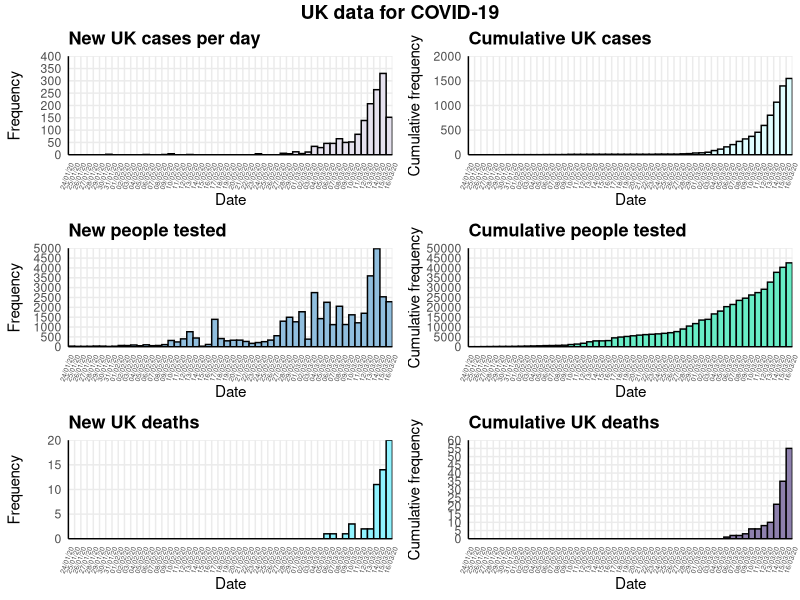
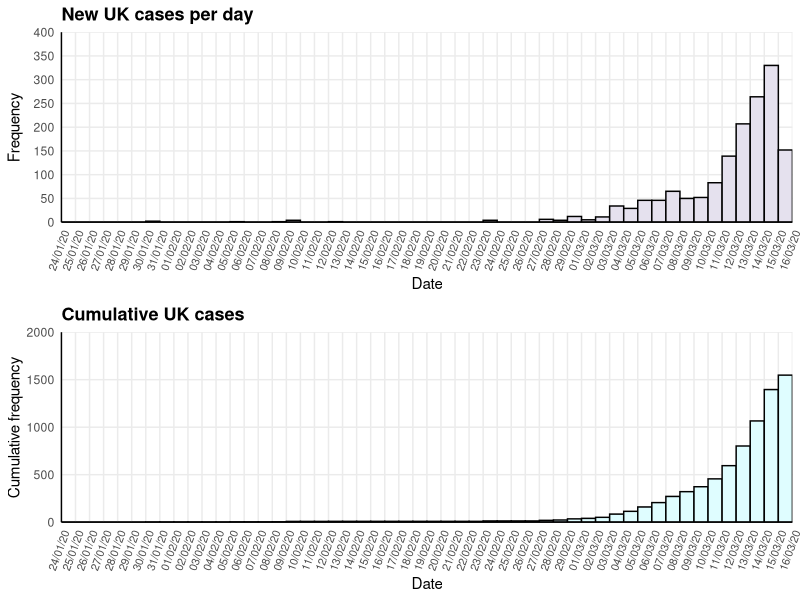
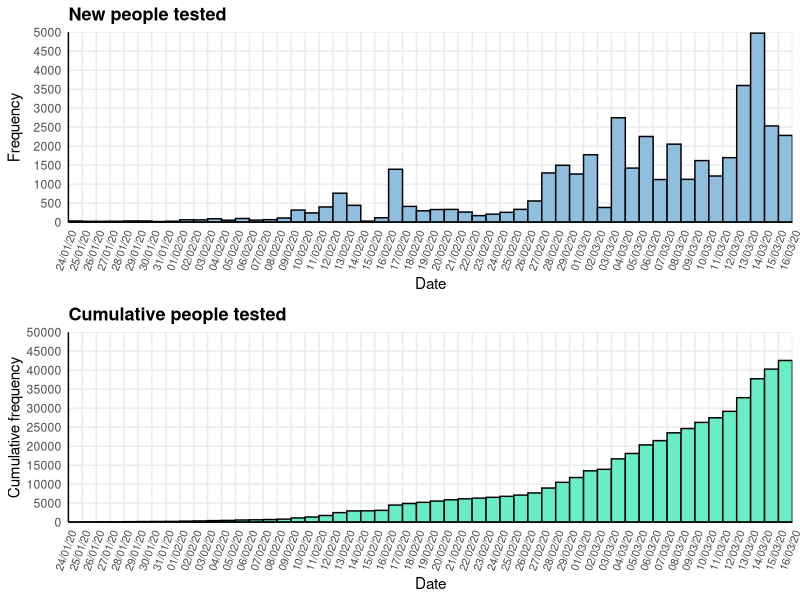
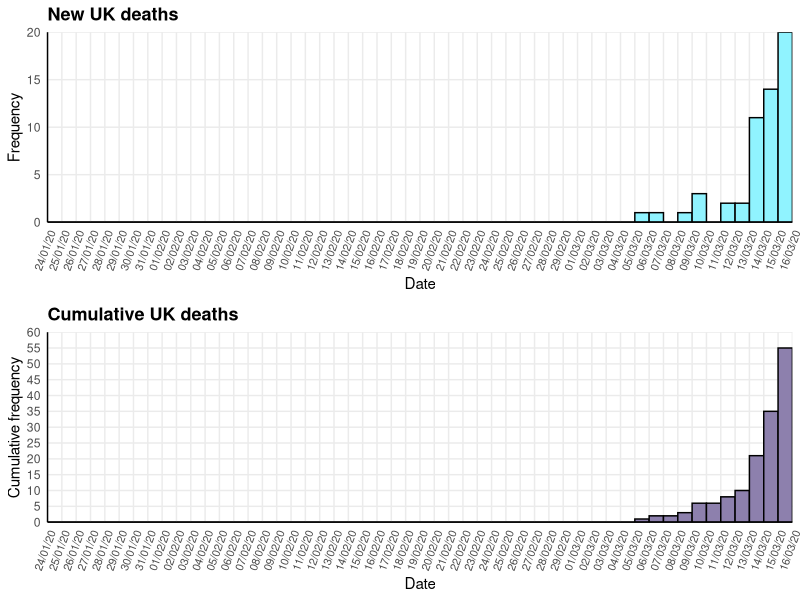

R code for these plots, in order:
## Exploration of UK COVID-19 data
## Emma Doughty (e.doughty6@gmail.com)

# Install libraries if necessary
#if(!require(ggpubr)) install.packages("ggpubr")
#if(!require(tidyverse)) install.packages("tidyverse")
#if(!require(scales)) install.packages("scales")

# Load libraries
library(readr)
library(tidyr)
library(plyr)
library(ggplot2)
library(scales)
library(ggpubr)

#Load data
COVID19_by_day <- read_csv("Data/COVID19_by_day.csv")
COVID19_by_day$Date <- as.Date(COVID19_by_day$Date, format = "%d/%m/%y")
COVID19_by_day <- COVID19_by_day[order(COVID19_by_day$Date),]

#### Generate plots ####

#### CASES per day ####
# Read in new cases per day from summarised data, format date correctly
df_NewCases <- data.frame(Date=c(COVID19_by_day$Date), ntimes=c(COVID19_by_day$NewCases))
df_NewCases <- as.data.frame(lapply(df_NewCases, rep, df_NewCases$ntimes))

# Plot number of NEW CASES per day
NewCases_Sigfig <- signif(max(COVID19_by_day$NewCases))
NewCases_Factor <- 10^(floor(log10(NewCases_Sigfig)))
NewCases_Max <- round_any(max(COVID19_by_day$NewCases), NewCases_Factor, f=ceiling)
NewCases_Breaks <- ceiling(NewCases_Factor/2)

plot_NewCases <- ggplot(data=df_NewCases, aes(x=df_NewCases$Date)) +
  geom_histogram(binwidth=1, boundary = 1, colour="black", fill= "#E5E1EE") +
  scale_x_date(labels = date_format("%d/%m/%y"), expand = c(0, 0), 
               limits = c(min(COVID19_by_day$Date)-1, max(COVID19_by_day$Date)),
               breaks = seq(min(COVID19_by_day$Date)-1, max(COVID19_by_day$Date), 1)) +
  scale_y_continuous(limits = c(0, NewCases_Max), 
                     breaks = seq(0, NewCases_Max, NewCases_Breaks),
                     expand = c(0, 0)) +
  ylab("Frequency") + xlab("Date")+
  ggtitle("New UK cases per day") +
  theme_minimal() +
  theme(plot.title = element_text(size=13, face="bold"),
        axis.line = element_line(colour = "black"),
        axis.text.x = element_text(angle = 70, hjust = 1, vjust = 1), 
        panel.grid.minor = element_blank())

# Plot CUMULATIVE CASES per day
CumCases_Sigfig <- signif(sum(COVID19_by_day$NewCases))
CumCases_Factor <- 10^(floor(log10(CumCases_Sigfig)))
CumCases_Max <- round_any(sum(COVID19_by_day$NewCases), CumCases_Factor, f=ceiling)
CumCases_Breaks <- ceiling(CumCases_Factor/2)

plot_CumCases <- ggplot(data=df_NewCases, aes(x=df_NewCases$Date)) + 
  geom_histogram(aes(y = cumsum(..count..)), binwidth=1, 
                 boundary = 1, colour="black", fill= "#DFFDFF") +
  scale_x_date(labels = date_format("%d/%m/%y"), expand = c(0, 0), 
               limits = c(min(COVID19_by_day$Date)-1, max(COVID19_by_day$Date)),
               breaks = seq(min(COVID19_by_day$Date)-1, max(COVID19_by_day$Date), 1)) +
  scale_y_continuous(limits = c(0, CumCases_Max), 
                     breaks = seq(0, CumCases_Max, CumCases_Breaks), expand = c(0, 0)) +
  ylab("Cumulative frequency") + xlab("Date") +
  ggtitle("Cumulative UK cases") +
  theme_minimal() +
  theme(plot.title = element_text(size=13, face="bold"),
        axis.line = element_line(colour = "black"),
        axis.text.x = element_text(angle = 70, hjust = 1, vjust = 1), 
        panel.grid.minor = element_blank())


#### TESTS per day ####
# Read in new tests per day from summarised data, format date correctly
df_NewTests <- data.frame(Date=c(COVID19_by_day$Date), ntimes=c(COVID19_by_day$NewTests))
df_NewTests<- as.data.frame(lapply(df_NewTests, rep, df_NewTests$ntimes))

# Plot NEW TESTS per day #
NewTests_Sigfig <- signif(max(COVID19_by_day$NewTests))
NewTests_Factor <- 10^(floor(log10(NewTests_Sigfig)))
NewTests_Max <- round_any(max(COVID19_by_day$NewTests), NewTests_Factor, f=ceiling)
NewTests_Breaks <- ceiling(NewTests_Factor/2)

plot_NewTests <- ggplot(data=df_NewTests, aes(x=df_NewTests$Date)) + 
  geom_histogram(binwidth=1, boundary = 1, colour="black", fill= "#90BEDE") +
  scale_x_date(labels = date_format("%d/%m/%y"), expand = c(0, 0), 
               limits = c(min(COVID19_by_day$Date)-1, max(COVID19_by_day$Date)),
               breaks = seq(min(COVID19_by_day$Date)-1, max(COVID19_by_day$Date), 1)) +
  scale_y_continuous(limits = c(0, NewTests_Max), 
                     breaks = seq(0, NewTests_Max, NewTests_Breaks), expand = c(0, 0)) +
  ylab("Frequency") + xlab("Date") +
  ggtitle("New people tested") +
  theme_minimal() +
  theme(plot.title = element_text(size=13, face="bold"),
        axis.line = element_line(colour = "black"),
        axis.text.x = element_text(angle = 70, hjust = 1, vjust = 1), 
        panel.grid.minor = element_blank())

# Plot CUMULATIVE TESTS per day
CumTests_Sigfig <- signif(sum(COVID19_by_day$NewTests))
CumTests_Factor <- 10^(floor(log10(CumTests_Sigfig)))
CumTests_Max <- round_any(sum(COVID19_by_day$NewTests), CumTests_Factor, f=ceiling)
CumTests_Breaks <- ceiling(CumTests_Factor/2)

plot_CumTests <- ggplot(data=df_NewTests, aes(x=df_NewTests$Date)) + 
  geom_histogram(aes(y = cumsum(..count..)), binwidth=1, 
                 boundary = 1, colour="black", fill= "#68EDC6") +
  scale_x_date(labels = date_format("%d/%m/%y"), expand = c(0, 0), 
               limits = c(min(COVID19_by_day$Date)-1, max(COVID19_by_day$Date)),
               breaks = seq(min(COVID19_by_day$Date)-1, max(COVID19_by_day$Date), 1)) +
  scale_y_continuous(limits = c(0, CumTests_Max), 
                     breaks = seq(0, CumTests_Max, CumTests_Breaks),  expand = c(0, 0)) +
  ylab("Cumulative frequency") + xlab("Date") +
  ggtitle("Cumulative people tested") +
  theme_minimal() +
  theme(plot.title = element_text(size=13, face="bold"),
        axis.line = element_line(colour = "black"),
        axis.text.x = element_text(angle = 70, hjust = 1, vjust = 1), 
        panel.grid.minor = element_blank())


#### DEATHS per day ####
# Read in DEATHS per day from summarised data, format date correctly
df_NewDeaths <- data.frame(Date=c(COVID19_by_day$Date), ntimes=c(COVID19_by_day$NewDeaths))
df_NewDeaths <- as.data.frame(lapply(df_NewDeaths, rep, df_NewDeaths$ntimes))

# Plot NEW DEATHS per day #
NewDeaths_Sigfig <- signif(max(COVID19_by_day$NewDeaths))
NewDeaths_Factor <- 10^(floor(log10(NewDeaths_Sigfig)))
NewDeaths_Max <- round_any(max(COVID19_by_day$NewDeaths), NewDeaths_Factor, f=ceiling)
NewDeaths_Breaks <- ceiling(NewDeaths_Factor/2)

plot_NewDeaths <- ggplot(data=df_NewDeaths, aes(x=df_NewDeaths$Date)) + 
  geom_histogram(binwidth=1, boundary = 1, colour="black", fill= "#90F3FF") +
  scale_x_date(labels = date_format("%d/%m/%y"), expand = c(0, 0), 
               limits = c(min(COVID19_by_day$Date)-1, max(COVID19_by_day$Date)),
               breaks = seq(min(COVID19_by_day$Date)-1, max(COVID19_by_day$Date), 1)) +
  scale_y_continuous(limits = c(0, NewDeaths_Max), 
                     breaks = seq(0, NewDeaths_Max, NewDeaths_Breaks), expand = c(0, 0)) +
  ylab("Frequency") + xlab("Date") +
  ggtitle("New UK deaths") +
  theme_minimal() +
  theme(plot.title = element_text(size=13, face="bold"),
        axis.line = element_line(colour = "black"),
        axis.text.x = element_text(angle = 70, hjust = 1, vjust = 1), 
        panel.grid.minor = element_blank())

# Plot CUMULATIVE DEATHS per day
CumDeaths_Sigfig <- signif(sum(COVID19_by_day$NewDeaths))
CumDeaths_Factor <- 10^(floor(log10(CumDeaths_Sigfig)))
CumDeaths_Max <- round_any(sum(COVID19_by_day$NewDeaths), CumDeaths_Factor, f=ceiling)
CumDeaths_Breaks <- ceiling(CumDeaths_Factor/2)

plot_CumDeaths <- ggplot(data=df_NewDeaths, aes(x=df_NewDeaths$Date)) + 
  geom_histogram(aes(y = cumsum(..count..)), binwidth=1, boundary = 1, 
                 colour="black", fill= "#8D80AD") +
  scale_x_date(labels = date_format("%d/%m/%y"), expand = c(0, 0), 
               limits = c(min(COVID19_by_day$Date)-1, max(COVID19_by_day$Date)),
               breaks = seq(min(COVID19_by_day$Date)-1, max(COVID19_by_day$Date), 1)) +
  scale_y_continuous(limits = c(0,CumDeaths_Max), 
                     breaks = seq(0, CumDeaths_Max, CumDeaths_Breaks), expand = c(0, 0)) +
  ylab("Cumulative frequency") + xlab("Date") +
  ggtitle("Cumulative UK deaths") +
  theme_minimal() +
  theme(plot.title = element_text(size=13, face="bold"),
        axis.line = element_line(colour = "black"),
        axis.text.x = element_text(angle = 70, hjust = 1, vjust = 1), 
        panel.grid.minor = element_blank())


#### Generate plots ####
# Cases, tests and deaths summary figure
Sum_figure <- ggarrange(plot_NewCases + font("x.text", size = 5), 
                    plot_CumCases + font("x.text", size = 5), 
                    plot_NewTests + font("x.text", size = 5), 
                    plot_CumTests + font("x.text", size = 5), 
                    plot_NewDeaths + font("x.text", size = 5), 
                    plot_CumDeaths + font("x.text", size = 5),
          ncol = 2, nrow = 3, align = "hv")

Sum_figure <- annotate_figure(Sum_figure,
                top = text_grob("UK data for COVID-19", face = "bold", size = 14))

ggsave("Summary_plot.png", height = 8.27, width = 11.69)


# Cases per day figure
Cases_figure <- ggarrange(plot_NewCases + font("x.text", size = 8), 
                          plot_CumCases + font("x.text", size = 8), 
                          ncol = 1, nrow = 2, align = "hv")

ggsave("Cases_plot.png", height = 8.27, width = 11.69)


# Tests per day figure
Tests_figure <- ggarrange(plot_NewTests + font("x.text", size = 8), 
                          plot_CumTests + font("x.text", size = 8), 
                          ncol = 1, nrow = 2, align = "hv")

ggsave("Tests_plot.png", height = 8.27, width = 11.69)


# Deaths per day figure
Deaths_figure <- ggarrange(plot_NewDeaths + font("x.text", size = 8), 
                           plot_CumDeaths + font("x.text", size = 8), 
                           ncol = 1, nrow = 2, align = "hv")

ggsave("Deaths_plot.png", height = 8.27, width = 11.69)
